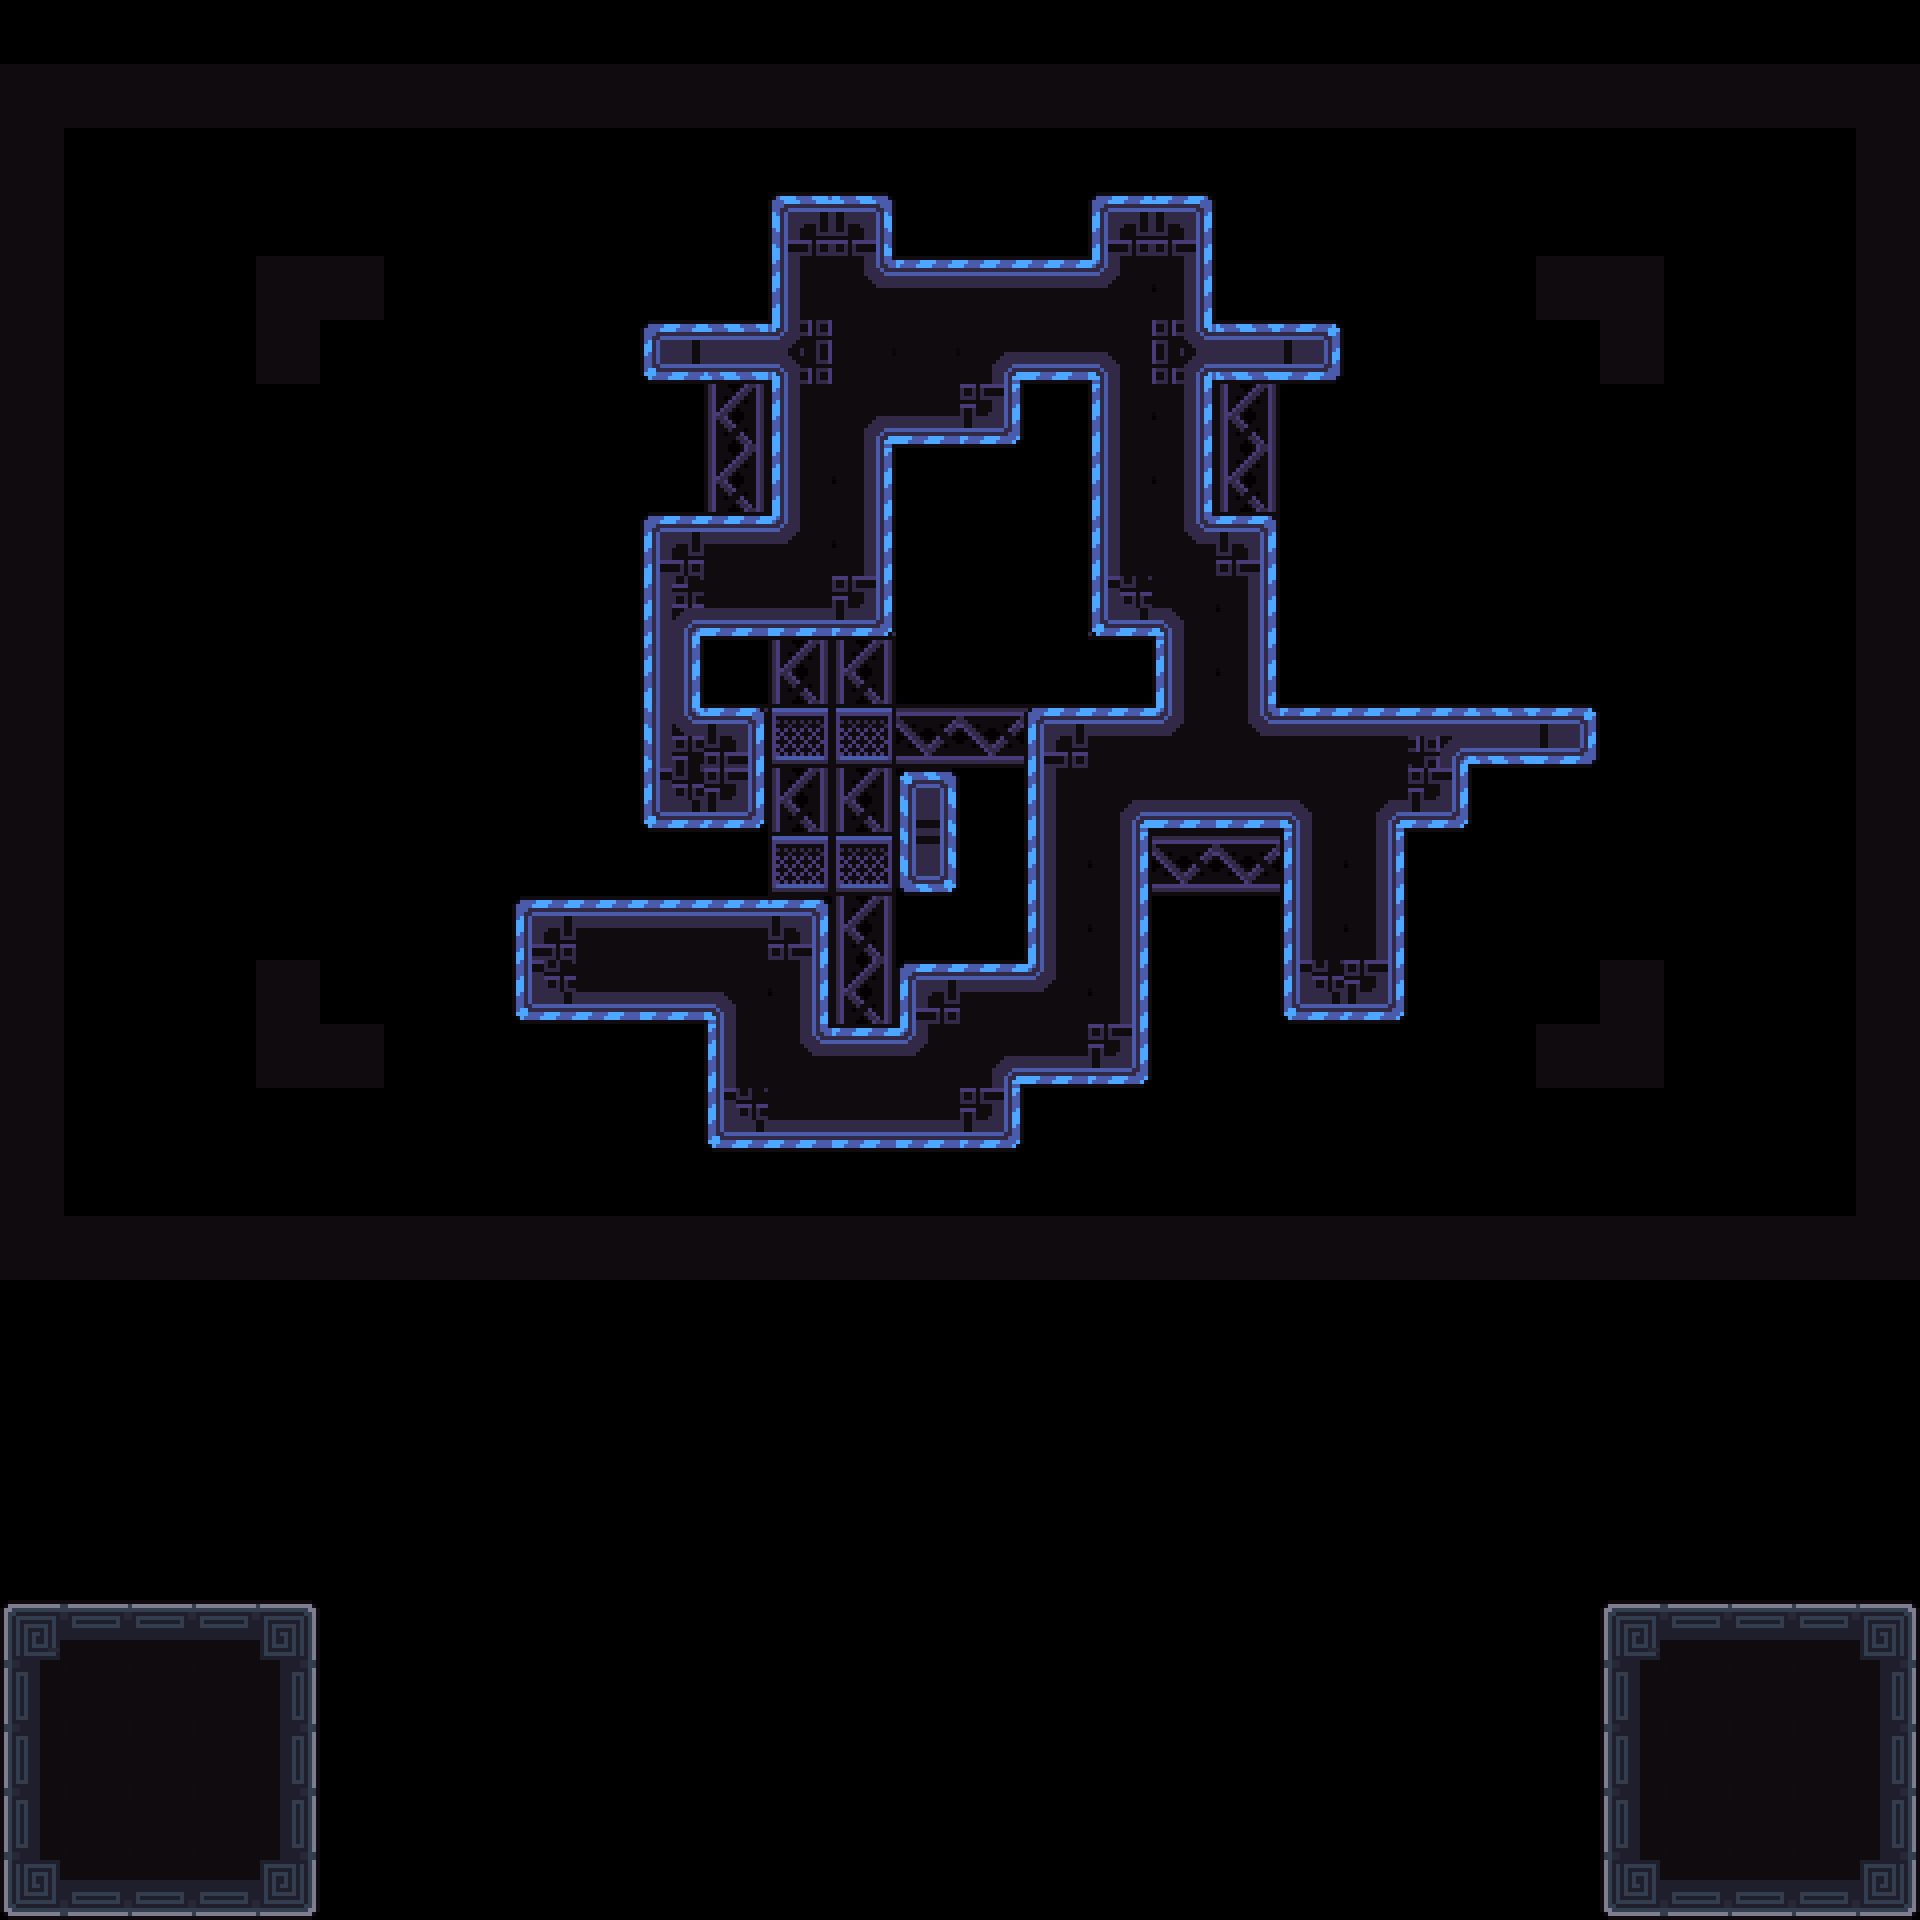

This is a level from a 2D game, rendered from its Tiled map with the project's own tilesets. A one-line summary and the map file follow, with tile-layer data summarised:
An orthogonal 30x30 tile map with 64x64 px tiles, 4 tile layers (Decoration, Main, Exit, Border) and 11 objects (4x 1, 3x Spike, Camera1, Camera2, Win, ...).

<map version="1.10" tiledversion="1.11.2" orientation="orthogonal" renderorder="right-down" width="30" height="30" tilewidth="64" tileheight="64" infinite="0" nextlayerid="8" nextobjectid="115">
 <tileset firstgid="1" source="../tilesets/tileset_d.tsx" />
 <objectgroup id="4" name="Triggers" visible="0">
  <object id="23" name="Camera1" x="960" y="672">
   <point />
  </object>
  <object id="24" name="Camera2" x="704" y="480">
   <point />
  </object>
  <object id="28" name="Win" x="0" y="64" width="1920" height="1216" />
  <object id="29" name="Unactive" x="0" y="1600" width="320" height="320" />
  <object id="112" name="Data" type="1" x="0" y="0" width="63.6932" height="63.6932">
   <properties>
    <property name="bg" value="blue" />
    <property name="level_number" type="int" value="39" />
    <property name="level_unlock" value="37, 38, 40" />
   </properties>
  </object>
 </objectgroup>
 <layer id="3" name="Decoration" width="30" height="30">
  <data>[900 cells, 21 non-empty, 4 distinct tile ids]</data>
 </layer>
 <layer id="7" name="Main" width="30" height="30">
  <data>[900 cells, 159 non-empty, 27 distinct tile ids]</data>
 </layer>
 <layer id="6" name="Exit" width="30" height="30">
  <data>[900 cells, 0 non-empty, 0 distinct tile ids]</data>
 </layer>
 <objectgroup id="2" name="Entities">
  <object id="106" name="Player0" type="1" x="1024" y="640" width="63.6932" height="63.6932" />
  <object id="107" name="Box" type="1" x="576" y="832" width="63.6932" height="63.6932" />
  <object id="108" name="Player1" type="1" x="512" y="832" width="63.6932" height="63.6932" />
  <object id="110" name="Spike" x="1088" y="640" width="63.5" height="63.5" />
  <object id="113" name="Spike" x="832" y="960" width="63.5" height="63.5" />
  <object id="111" name="Spike" x="448" y="832" width="63.5" height="63.5" />
 </objectgroup>
 <layer id="1" name="Border" width="30" height="30">
  <data>[900 cells, 106 non-empty, 1 distinct tile ids]</data>
 </layer>
</map>
